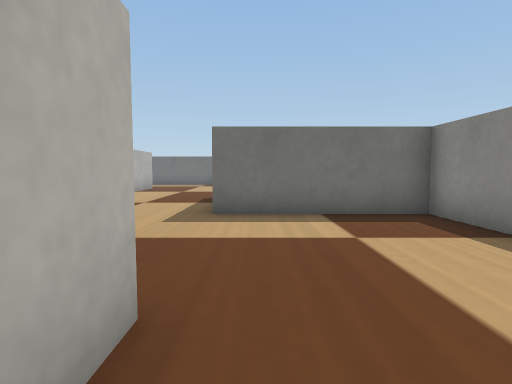
view 1 (above)

16 first-person views from a walk through a world built for the Webots simulator. The camera is 0.05 m above the floor, tilts 4° down and sees 80° across. The floor is counted in squares, 0.05 m on a side. Each view is taken from the middle of a square. On the plan, view 1 faces up. The plan holds only what a view shows up to about 12 squares ahead; the rest is blank. Webots' stock objects and surfaces are drawn as simple stand-ins.

view 2
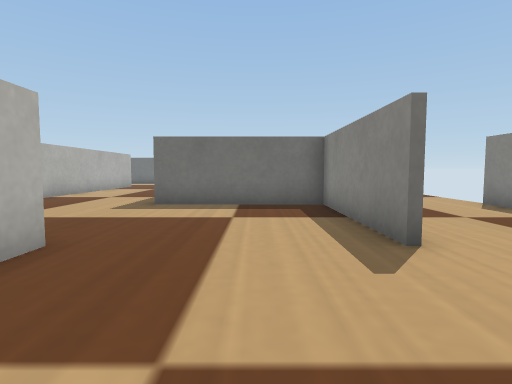

view 3
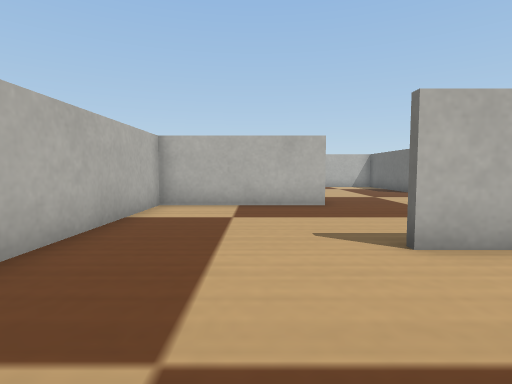

view 4
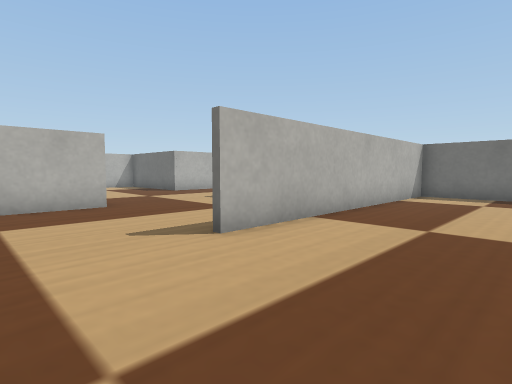

view 5
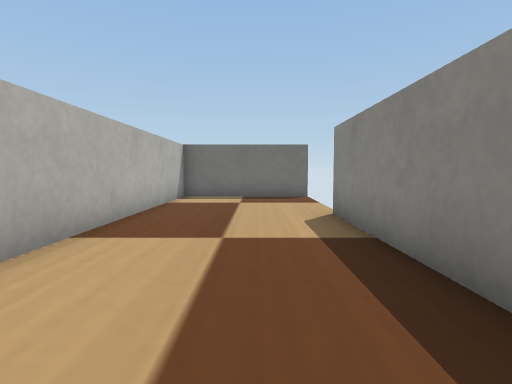

view 6
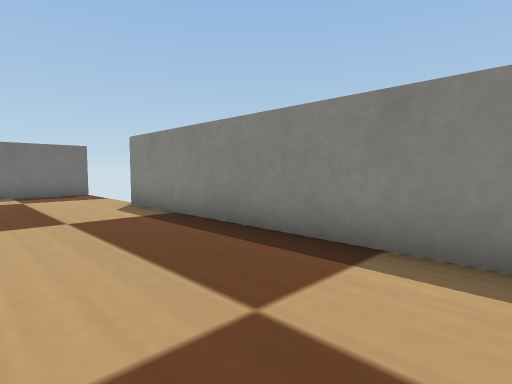

view 7
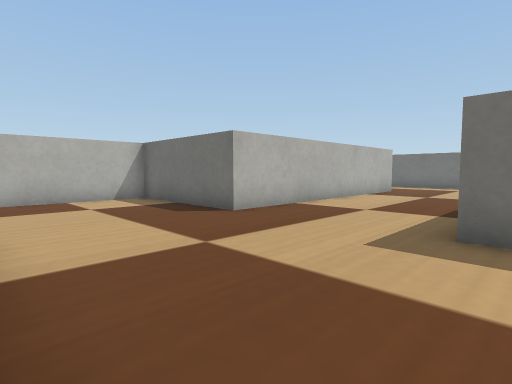

view 8
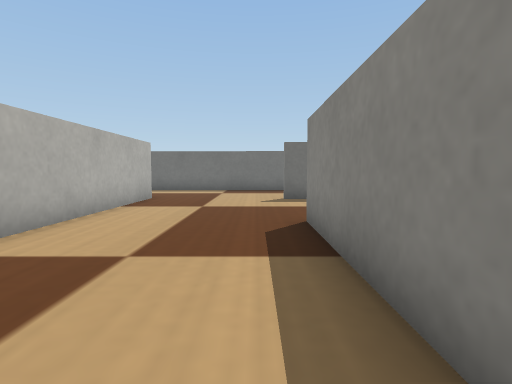

view 9
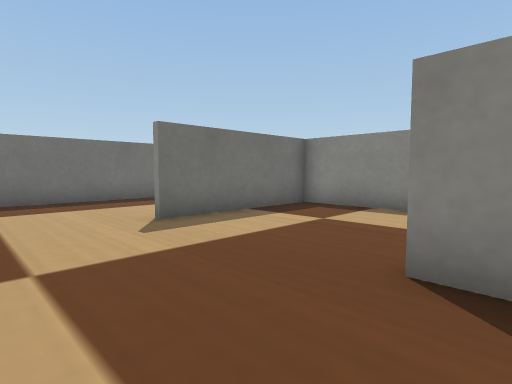

view 10
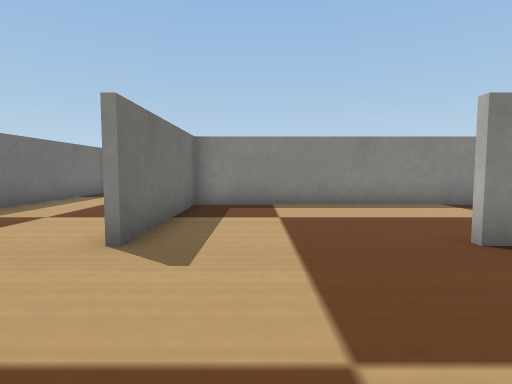

view 11
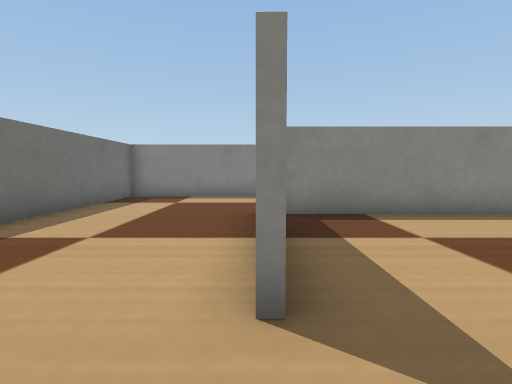

view 12
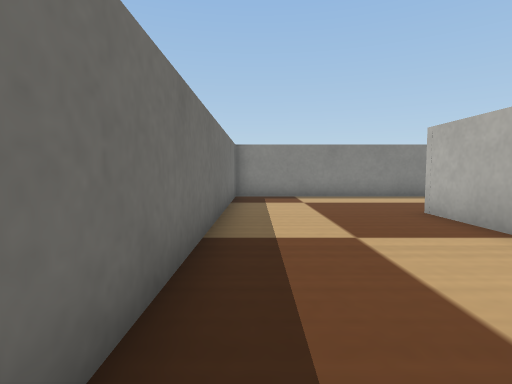

view 13
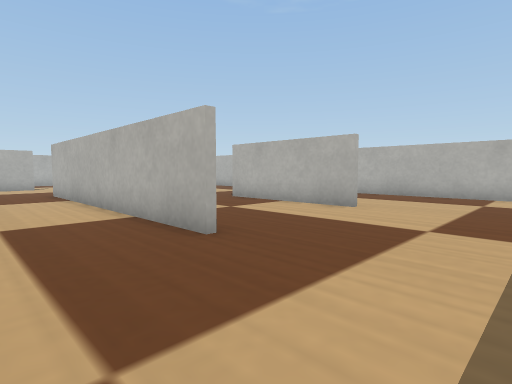

view 14
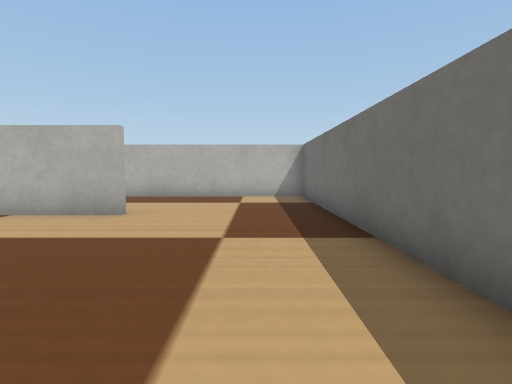

view 15
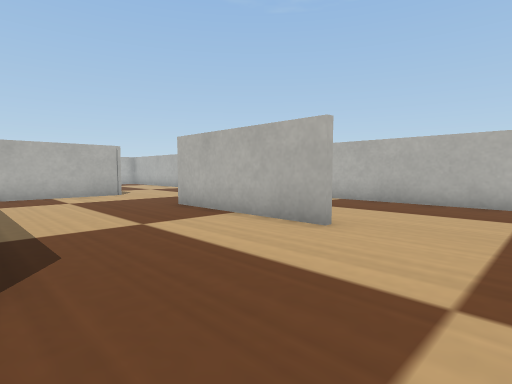

view 16
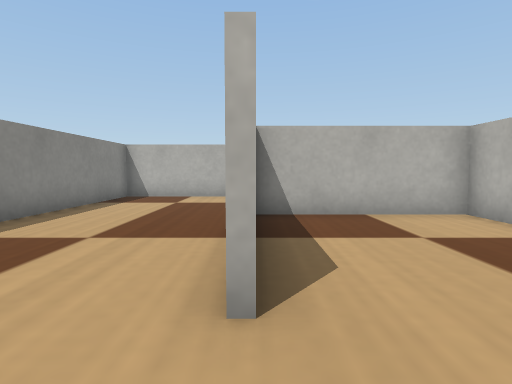

### Floor plan
Points are (right, up) in squares from view 1. A wall is a line through its corners. A room is listed if a view was taken in it or the views show most of it. See-through windows are left out.
Room 1 (views 1, 2, 7)
walls: (-0.8, 2.1) (-0.8, -2.8) (4.8, -2.8)
ways out: opening at (4, -0.5) to room 2; opening at (1.5, 2) to room 8
Room 2 (views 3, 4, 5, 6)
walls: (8.8, -1.8) (8.8, 7.1); (9, 11.8) (4.2, 11.8) (4.2, 2)
ways out: opening at (4, -0.5) to room 1; gap at (9, 7)
Room 3 (views 8, 9, 10, 11)
walls: (-1, 7) (-1, 12); (-5.8, 17.1) (-5.8, 7)
ways out: opening at (-3.5, 17) to room 4; opening at (-1, 14) to room 7; opening at (-1, 4.5) to room 8; opening at (-6, 4.5)
Room 4 (views 12, 13, 14)
walls: (1.6, 17) (4.3, 17); (8.8, 14.4) (8.8, 21.8) (-3.1, 21.8)
ways out: opening at (-3.5, 17) to room 3; opening at (-6, 19.5) to room 5
Room 5 (view 15)
walls: (-10.8, 17.1) (-10.8, 11.9); (-6, 21.8) (-10.4, 21.8); (-10.4, 7.2) (-6, 7.2) (-6, 13.1)
ways out: opening at (-6, 19.5) to room 4; opening at (-11, 19) to room 6; opening at (-11, 9.5)
Room 6 (view 16)
walls: (-10.4, 21.8) (-15.8, 21.8) (-15.8, 12.1) (-11, 12.1)
ways out: opening at (-11, 19) to room 5
Room 7 (no view inside)
walls: (4, 8.5) (4, 16.8) (-1.1, 16.8)
ways out: opening at (-1, 14) to room 3
Room 8 (no view inside)
walls: (4, 2) (4, 7) (-1, 7)
ways out: opening at (1.5, 2) to room 1; opening at (-1, 4.5) to room 3

Where each view was taken, in squares from view 1:
view 1: 0 up, 0 right, facing up
view 2: 2 down, 2 right, facing up
view 3: 0 up, 8 right, facing left
view 4: 1 down, 8 right, facing up-left
view 5: 0 up, 7 right, facing up
view 6: 2 down, 5 right, facing up-right
view 7: 2 up, 0 right, facing up-left
view 8: 6 up, 2 left, facing up
view 9: 11 up, 4 left, facing up-right
view 10: 15 up, 5 left, facing right
view 11: 17 up, 3 left, facing right
view 12: 21 up, 3 left, facing right
view 13: 21 up, 3 left, facing down-left
view 14: 20 up, 4 left, facing left
view 15: 20 up, 6 left, facing down-left
view 16: 19 up, 11 left, facing down
